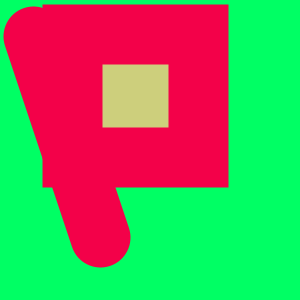
Frame 1 (no input)
Frame 60 (the mouse pressed at the canvas centre just before this capture): identical to frame 1, image omitted
Frame 120 (the mouse held since frame 60 and released just before this capture): identical to frame 1, image omitted

The Processing sketch that drew this single still picture (run headless with seeded random() and noise(); from frame 60 on, the mouse is pressed at the canvas centre):

// Processing sketch: sketch_260322b
// ── sketch_260322b.pde
void setup()
{
  size(300,300);
}

void draw()
{
  background(0,255,100);
  stroke(243,1,73);
  strokeWeight(60);
  line(33,36,100,237);
  fill(205,207,124);
  rect(72,34,126,123);
}
